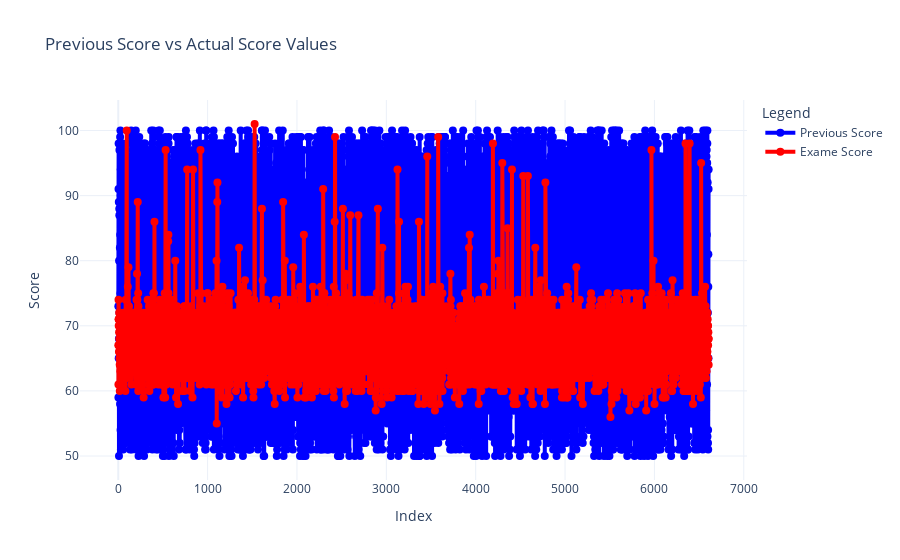

The code cell stored with this chart in its notebook:
### Code cell
# Plot a chart to show the relationship between the exam score and the parental involvement
fig = go.Figure()

# Linha de valores executados
fig.add_trace(go.Line(x=df['register_code'], y=df['previous_scores_num'], mode='lines+markers',
                         name='Previous Score', line=dict(color='blue', width=4), marker=dict(size=8)
))

fig.add_trace(go.Line(x=df['register_code'], y=df['exam_score_num'], mode='lines+markers',
                         name='Exame Score', line=dict(color='red', width=4), marker=dict(size=8)
))

fig.update_layout(
    title="Previous Score vs Actual Score Values",
    xaxis_title="Index",
    yaxis_title="Score",
    legend_title="Legend",
    template="plotly_white"
)

# Mostrar o gráfico
fig.show()

### Figure 1 — Plotly figure (JSON) as saved in the notebook; plotly's stock layout.template omitted (floating-point values rounded to 4 significant figures; data arrays with more than 128 entries replaced by an {"elided": "..."} marker saying what was removed)
{"data": [{"line": {"color": "blue", "width": 4}, "marker": {"size": 8}, "mode": "lines+markers", "name": "Previous Score", "type": "scatter", "x": {"elided": "6378 int values"}, "y": {"elided": "6378 int values"}}, {"line": {"color": "red", "width": 4}, "marker": {"size": 8}, "mode": "lines+markers", "name": "Exame Score", "type": "scatter", "x": {"elided": "6378 int values"}, "y": {"elided": "6378 int values"}}], "layout": {"legend": {"title": {"text": "Legend"}}, "title": {"text": "Previous Score vs Actual Score Values"}, "xaxis": {"title": {"text": "Index"}}, "yaxis": {"title": {"text": "Score"}}}}
